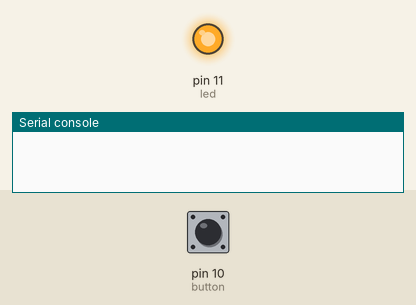
Simulated run of this program. Board: MicroPython board. On the bench: output pins drawn as LEDs (lit = HIGH), the last lines printed to the serial console. The test bench sets the inputs (shaded band); at power-on: pin 10 (button) LOW.

Above: at 1.2 s.
1.3 s: pin 10 (button) pulled HIGH for 0.15 s
At 1.4 s:
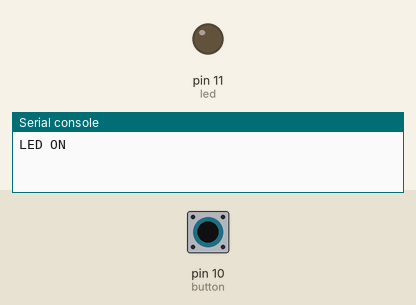
3.0 s: pin 10 (button) pulled HIGH for 3.2 s
At 6.5 s:
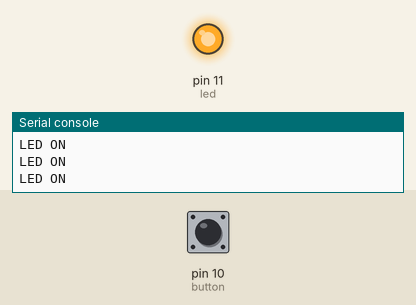
Timing chart, 0 to 8.0 s (numbered marks = the images above; inputs shaded):
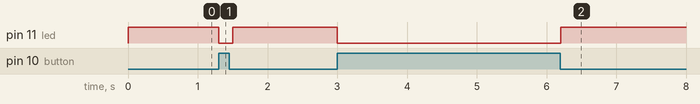

Measured:
- after the input at 1.3 s, pin 11 (led): HIGH → LOW at once, → HIGH 0.20 s later
- after the input at 3.0 s, pin 11 (led): HIGH → LOW at once, → HIGH 3.2 s later

The program:

MicroLedTime.py
```python
# Import Module
from machine import Pin
import time

# Define LED
led = Pin(11, Pin.OUT)

# Define Button
button = Pin(10, Pin.IN, Pin.PULL_DOWN)

led.value(1) # 1 OFF 0 ON

# Button Code
while True:
    if button.value() == 1:
        led.value(0) # 1 OFF 0 ON
        print("LED ON")
    else:
        led.value(1)
    time.sleep(0.1)
```
